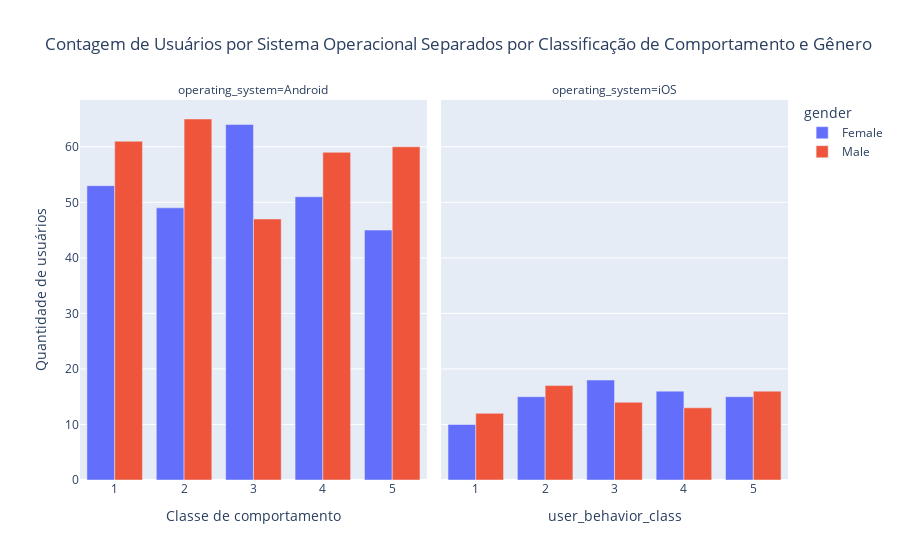

Notebook code for this chart:
### Code cell
# criando gráfico
fig_gender_behavior_os = px.bar(
    gender_op, 
    x='user_behavior_class', 
    y='total_users', 
    color='gender', 
    facet_col='operating_system',
    title='Contagem de Usuários por Sistema Operacional Separados por Classificação de Comportamento e Gênero ', 
    barmode='group',
)

fig_gender_behavior_os.update_layout(
    xaxis_title='Classe de comportamento', 
    yaxis_title='Quantidade de usuários'
)

#plotando
fig_gender_behavior_os.show()

### Figure 1 — Plotly figure (JSON) as saved in the notebook; plotly's stock layout.template omitted (floating-point values rounded to 4 significant figures)
{"data": [{"alignmentgroup": "True", "hovertemplate": "gender=Female<br>operating_system=Android<br>user_behavior_class=%{x}<br>total_users=%{y}<extra></extra>", "legendgroup": "Female", "marker": {"color": "#636efa", "pattern": {"shape": ""}}, "name": "Female", "offsetgroup": "Female", "orientation": "v", "showlegend": true, "textposition": "auto", "type": "bar", "x": [1, 2, 3, 4, 5], "xaxis": "x", "y": [53, 49, 64, 51, 45], "yaxis": "y"}, {"alignmentgroup": "True", "hovertemplate": "gender=Female<br>operating_system=iOS<br>user_behavior_class=%{x}<br>total_users=%{y}<extra></extra>", "legendgroup": "Female", "marker": {"color": "#636efa", "pattern": {"shape": ""}}, "name": "Female", "offsetgroup": "Female", "orientation": "v", "showlegend": false, "textposition": "auto", "type": "bar", "x": [1, 2, 3, 4, 5], "xaxis": "x2", "y": [10, 15, 18, 16, 15], "yaxis": "y2"}, {"alignmentgroup": "True", "hovertemplate": "gender=Male<br>operating_system=Android<br>user_behavior_class=%{x}<br>total_users=%{y}<extra></extra>", "legendgroup": "Male", "marker": {"color": "#EF553B", "pattern": {"shape": ""}}, "name": "Male", "offsetgroup": "Male", "orientation": "v", "showlegend": true, "textposition": "auto", "type": "bar", "x": [1, 2, 3, 4, 5], "xaxis": "x", "y": [61, 65, 47, 59, 60], "yaxis": "y"}, {"alignmentgroup": "True", "hovertemplate": "gender=Male<br>operating_system=iOS<br>user_behavior_class=%{x}<br>total_users=%{y}<extra></extra>", "legendgroup": "Male", "marker": {"color": "#EF553B", "pattern": {"shape": ""}}, "name": "Male", "offsetgroup": "Male", "orientation": "v", "showlegend": false, "textposition": "auto", "type": "bar", "x": [1, 2, 3, 4, 5], "xaxis": "x2", "y": [12, 17, 14, 13, 16], "yaxis": "y2"}], "layout": {"annotations": [{"font": {}, "showarrow": false, "text": "operating_system=Android", "x": 0.245, "xanchor": "center", "xref": "paper", "y": 1, "yanchor": "bottom", "yref": "paper"}, {"font": {}, "showarrow": false, "text": "operating_system=iOS", "x": 0.755, "xanchor": "center", "xref": "paper", "y": 1, "yanchor": "bottom", "yref": "paper"}], "barmode": "group", "legend": {"title": {"text": "gender"}, "tracegroupgap": 0}, "title": {"text": "Contagem de Usuários por Sistema Operacional Separados por Classificação de Comportamento e Gênero "}, "xaxis": {"anchor": "y", "domain": [0, 0.49], "title": {"text": "Classe de comportamento"}}, "xaxis2": {"anchor": "y2", "domain": [0.51, 1], "matches": "x", "title": {"text": "user_behavior_class"}}, "yaxis": {"anchor": "x", "domain": [0, 1], "title": {"text": "Quantidade de usuários"}}, "yaxis2": {"anchor": "x2", "domain": [0, 1], "matches": "y", "showticklabels": false}}}
